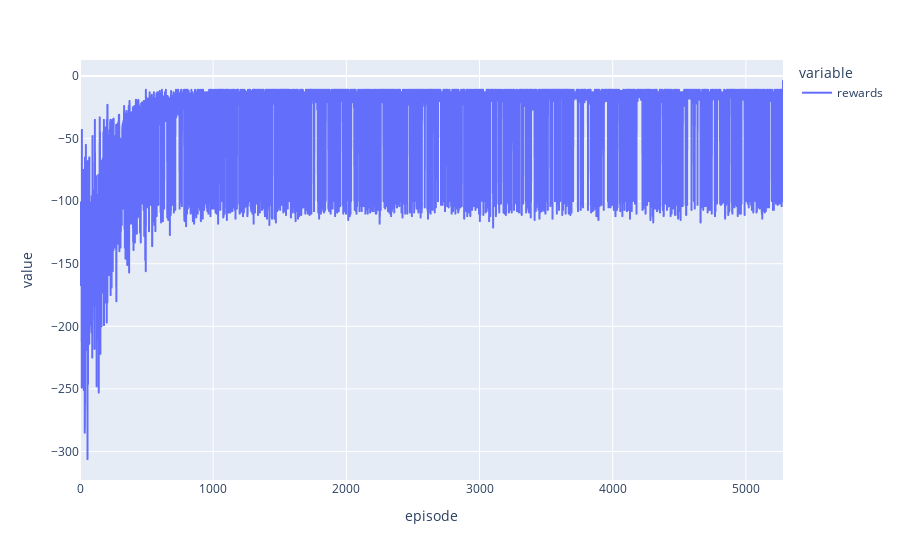

Notebook code cell kept with this figure:
### Code cell
rewards_per_ep = trajectories[["rewards", "episode"]].groupby("episode").agg("sum")
px.line(rewards_per_ep)

### Figure 1 — Plotly figure (JSON) as saved in the notebook; plotly's stock layout.template omitted (floating-point values rounded to 4 significant figures; data arrays with more than 128 entries replaced by an {"elided": "..."} marker saying what was removed)
{"data": [{"hovertemplate": "variable=rewards<br>episode=%{x}<br>value=%{y}<extra></extra>", "legendgroup": "rewards", "line": {"color": "#636efa", "dash": "solid"}, "marker": {"symbol": "circle"}, "mode": "lines", "name": "rewards", "showlegend": true, "type": "scattergl", "x": {"elided": "5280 int values"}, "xaxis": "x", "y": {"elided": "5280 int values"}, "yaxis": "y"}], "layout": {"legend": {"title": {"text": "variable"}, "tracegroupgap": 0}, "margin": {"t": 60}, "xaxis": {"anchor": "y", "domain": [0, 1], "title": {"text": "episode"}}, "yaxis": {"anchor": "x", "domain": [0, 1], "title": {"text": "value"}}}}
